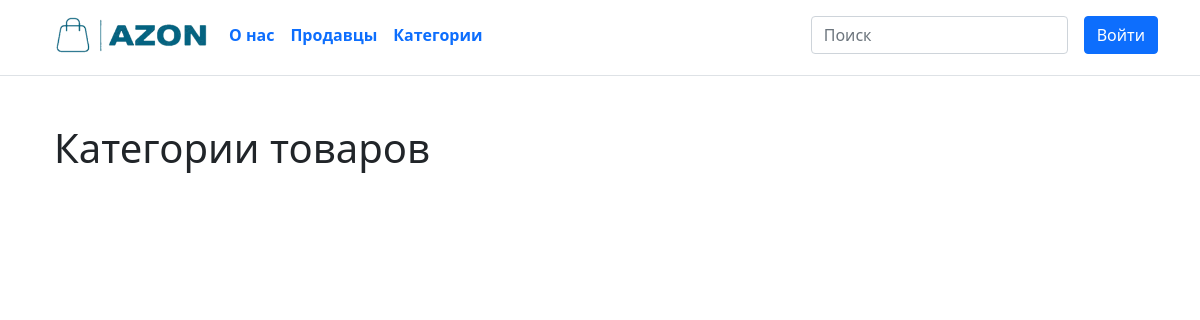
/categories, run on an earlier commit of the app's database.
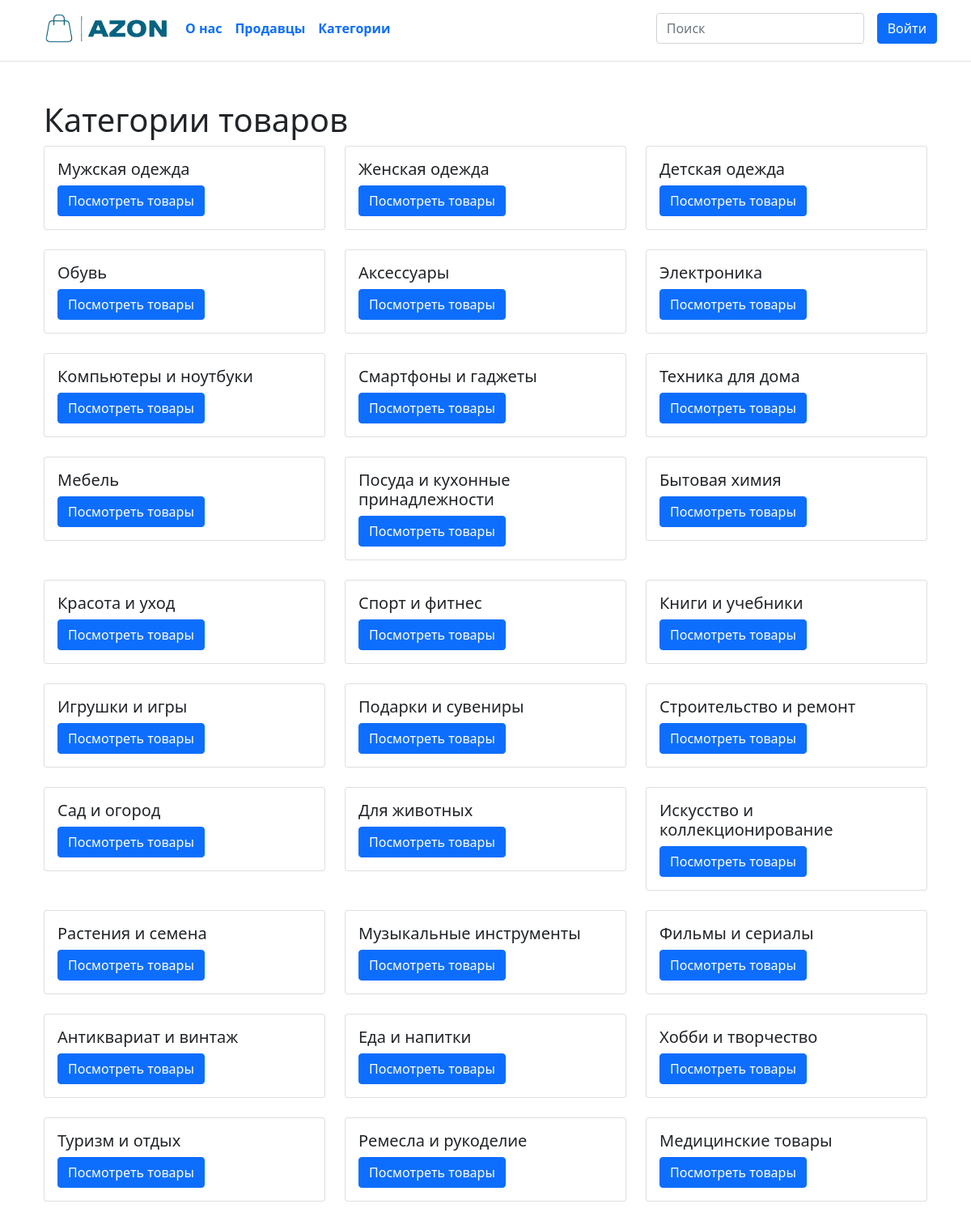
And on a later commit of the database.
### data/categories.py (models this page shows)
class Category(SqlAlchemyBase):
    __tablename__ = 'categories'
    id = sa.Column(sa.Integer, primary_key=True, autoincrement=True)
    name = sa.Column(sa.String, nullable=False)
    items = orm.relationship('Item', back_populates='category')

### main.py (the view)
@app.route('/categories')
def categories():
    sess = get_db_session()
    categories = sess.query(Category).all()[1:]
    return render_template('category.html', title='Категории', categories=categories)

### data/db_session.py (called while the page is built)
def create_session() -> Session:
    global __factory
    return __factory()

### data/get_db_session.py (called while the page is built)
def get_db_session():
    if 'db_session' not in g:
        g.db_session = db_session.create_session()
    return g.db_session

### main.py (called while the page is built)
@app.context_processor
def inject_shops():
    db_sess = get_db_session()  # Используем функцию для получения сессии
    if current_user.is_authenticated:
        shops = db_sess.query(Shop).filter(Shop.owner_id == current_user.id).all()
        categories = db_sess.query(Category).all()
    else:
        shops = []
        categories = []
    return dict(shops=shops, categories=categories)

### templates/category.html
{% extends "base.html" %}
{% block content %}
  <div class="container">
    <h1 class="mt-5">Категории товаров</h1>
    <div class="row">
      {% for category in categories %}
        <div class="col-md-4 mb-4">
          <div class="card">
            <div class="card-body">
              <h5 class="card-title">{{ category.name }}</h5>
              <a href="{{ url_for('items_by_category', category_id=category.id) }}" class="btn btn-primary">Посмотреть товары</a>
            </div>
          </div>
        </div>
      {% endfor %}
    </div>
  </div>
{% endblock %}

### templates/base.html (shortened to what this page needs)
<!doctype html>
<html lang="en">
<head>
    <link href="https://cdn.jsdelivr.net/npm/bootstrap@5.1.3/dist/css/bootstrap.min.css" rel="stylesheet">
    <link rel="stylesheet" href="{{ url_for('static', filename='css/style.css') }}">
</head>
<body>
<header class="p-9 mb-9 border-bottom" style="padding-bottom: 5px;">
    <div class="container">
      <div class="d-flex flex-wrap align-items-center justify-content-center justify-content-lg-start">
        <a href="/" class="d-flex align-items-center mb-2 mb-lg-0 link-body-emphasis text-decoration-none">
          <img src="{{ url_for('static', filename='img/header/logo.png') }}" height="70px">
        </a>
        <ul class="nav col-12 col-lg-auto me-lg-auto mb-1 justify-content-center mb-md-0 fs-6 fw-bold">
          <li><a href="/about" class="nav-link px-2 link-body-emphasis">О нас</a></li>
          <li><a href="/sellers" class="nav-link px-2 link-body-emphasis">Продавцы</a></li>
          <li><a href="/categories" class="nav-link px-2 link-body-emphasis">Категории</a></li>
        </ul>
        <form action="{{ url_for('search_item') }}" method="GET" class="col-1 col-lg-auto mb-3 mb-lg-0 me-lg-3 v234">
            {% if text %}
            <input type="search" class="form-control" placeholder="Поиск" aria-label="Search" name="query" value="{{ text }}">
            {% else %}
            <input type="search" class="form-control" placeholder="Поиск" aria-label="Search" name="query">
            {% endif %}
        </form>
        {% if current_user.is_authenticated %}
        <a href="/cart" class="col-1 col-lg-auto mb-0 mb-lg-0 me-lg-3 ttt"><img src="{{ url_for('static', filename='img/header/shopping_cart.svg') }}" alt="mdo" width="32" height="32"></a>
        <div class="dropdown text-end">
          <a href="#" class="d-block link-body-emphasis text-decoration-none dropdown-toggle" data-bs-toggle="dropdown" aria-expanded="false">
            <img src="{{ url_for('static', filename='img/header/user.png') }}" alt="mdo" width="32" height="32" class="rounded-circle">
          </a>
          <ul class="dropdown-menu text-small">
            <li><a class="dropdown-item" href="{{ url_for('profile') }}">Профиль</a></li>
            {% for item in shops %}
            <li><a class="dropdown-item" href="{{ url_for('shop_profile', id=item.id) }}">{{ item.name }}</a></li>
            {% endfor %}
            <li><hr class="dropdown-divider"></li>
            <li><a class="dropdown-item" href="/logout">Выйти</a></li>
          </ul>
        </div>
        {% else %}
        <div class="text-end">
          <a class="btn btn btn-primary" href="/login">Войти</a>
        </div>
        {% endif %}
      </div>
    </div>
</header>
<main role="main" class="container">
    {% block content %}{% endblock %}
</main>
</body>
</html>

What changed in the data, as far as the page shows it:
added Category: name "Мужская одежда"
added Category: name "Женская одежда"
added Category: name "Детская одежда"
added Category: name "Обувь"
added Category: name "Аксессуары"
added Category: name "Электроника"
added Category: name "Компьютеры и ноутбуки"
added Category: name "Смартфоны и гаджеты"
added Category: name "Техника для дома"
added Category: name "Мебель"
added Category: name "Посуда и кухонные принадлежности"
added Category: name "Бытовая химия"
added Category: name "Красота и уход"
added Category: name "Спорт и фитнес"
added Category: name "Книги и учебники"
added Category: name "Игрушки и игры"
added Category: name "Подарки и сувениры"
added Category: name "Строительство и ремонт"
added Category: name "Сад и огород"
added Category: name "Для животных"
added Category: name "Искусство и коллекционирование"
added Category: name "Растения и семена"
added Category: name "Музыкальные инструменты"
added Category: name "Фильмы и сериалы"
added Category: name "Антиквариат и винтаж"
added Category: name "Еда и напитки"
added Category: name "Хобби и творчество"
added Category: name "Туризм и отдых"
added Category: name "Ремесла и рукоделие"
added Category: name "Медицинские товары"
